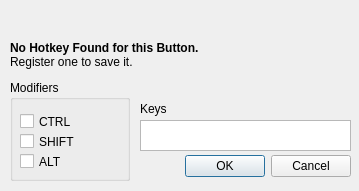
<?xml version="1.0" encoding="UTF-8"?>
<ui version="4.0">
 <class>HotkeyInput</class>
 <widget class="QDialog" name="HotkeyInput">
  <property name="geometry">
   <rect>
    <x>0</x>
    <y>0</y>
    <width>359</width>
    <height>191</height>
   </rect>
  </property>
  <property name="windowTitle">
   <string>Hotkey Register</string>
  </property>
  <widget class="QDialogButtonBox" name="buttonBox">
   <property name="geometry">
    <rect>
     <x>10</x>
     <y>150</y>
     <width>341</width>
     <height>32</height>
    </rect>
   </property>
   <property name="orientation">
    <enum>Qt::Horizontal</enum>
   </property>
   <property name="standardButtons">
    <set>QDialogButtonBox::Cancel|QDialogButtonBox::Ok</set>
   </property>
  </widget>
  <widget class="QGroupBox" name="groupBox">
   <property name="geometry">
    <rect>
     <x>10</x>
     <y>80</y>
     <width>120</width>
     <height>101</height>
    </rect>
   </property>
   <property name="title">
    <string>Modifiers</string>
   </property>
   <widget class="QCheckBox" name="hkmod_alt">
    <property name="geometry">
     <rect>
      <x>10</x>
      <y>70</y>
      <width>90</width>
      <height>23</height>
     </rect>
    </property>
    <property name="text">
     <string>ALT</string>
    </property>
   </widget>
   <widget class="QCheckBox" name="hkmod_shift">
    <property name="geometry">
     <rect>
      <x>10</x>
      <y>50</y>
      <width>90</width>
      <height>23</height>
     </rect>
    </property>
    <property name="text">
     <string>SHIFT</string>
    </property>
   </widget>
   <widget class="QCheckBox" name="hkmod_ctrl">
    <property name="geometry">
     <rect>
      <x>10</x>
      <y>30</y>
      <width>90</width>
      <height>23</height>
     </rect>
    </property>
    <property name="text">
     <string>CTRL</string>
    </property>
   </widget>
  </widget>
  <widget class="QPlainTextEdit" name="text_keys">
   <property name="geometry">
    <rect>
     <x>140</x>
     <y>120</y>
     <width>211</width>
     <height>31</height>
    </rect>
   </property>
  </widget>
  <widget class="QLabel" name="label">
   <property name="geometry">
    <rect>
     <x>10</x>
     <y>40</y>
     <width>341</width>
     <height>31</height>
    </rect>
   </property>
   <property name="text">
    <string>&lt;html&gt;&lt;head/&gt;&lt;body&gt;&lt;p&gt;&lt;span style=&quot; font-weight:600;&quot;&gt;No Hotkey Found for this Button. &lt;/span&gt;&lt;br/&gt;Register one to save it.&lt;/p&gt;&lt;/body&gt;&lt;/html&gt;</string>
   </property>
   <property name="textFormat">
    <enum>Qt::RichText</enum>
   </property>
  </widget>
  <widget class="QLabel" name="label_2">
   <property name="geometry">
    <rect>
     <x>140</x>
     <y>100</y>
     <width>211</width>
     <height>17</height>
    </rect>
   </property>
   <property name="text">
    <string>Keys</string>
   </property>
  </widget>
 </widget>
 <resources/>
 <connections>
  <connection>
   <sender>buttonBox</sender>
   <signal>accepted()</signal>
   <receiver>HotkeyInput</receiver>
   <slot>accept()</slot>
   <hints>
    <hint type="sourcelabel">
     <x>248</x>
     <y>254</y>
    </hint>
    <hint type="destinationlabel">
     <x>157</x>
     <y>274</y>
    </hint>
   </hints>
  </connection>
  <connection>
   <sender>buttonBox</sender>
   <signal>rejected()</signal>
   <receiver>HotkeyInput</receiver>
   <slot>reject()</slot>
   <hints>
    <hint type="sourcelabel">
     <x>316</x>
     <y>260</y>
    </hint>
    <hint type="destinationlabel">
     <x>286</x>
     <y>274</y>
    </hint>
   </hints>
  </connection>
 </connections>
</ui>
